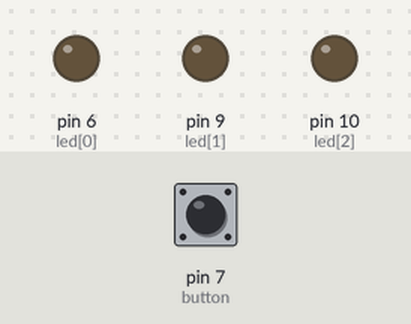
Simulated run of this sketch. Board: Arduino Uno, built with avr-gcc and run on an emulated ATmega328P. On the bench: output pins drawn as LEDs (lit = HIGH). Inputs (shaded band) come from the test bench; at power-on: pin 7 (button) LOW.

Above: at 1.2 s.
1.3 s: pin 7 (button) pulled HIGH for 1 s
At 2.5 s:
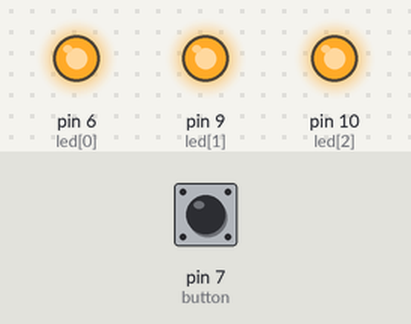
3.8 s: pin 7 (button) pulled HIGH for 0.15 s
At 5.0 s:
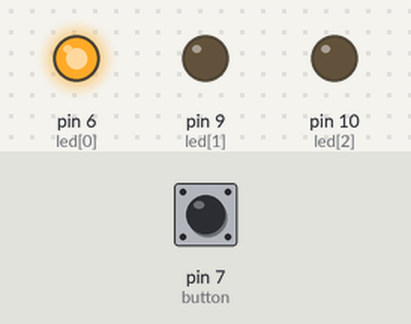
5.4 s: pin 7 (button) pulled HIGH for 3.2 s
At 9.3 s:
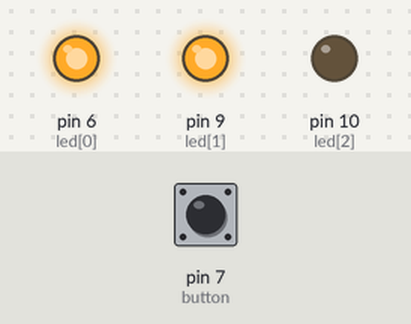
Timing chart, 0 to 10.8 s (numbered marks = the images above; inputs shaded):
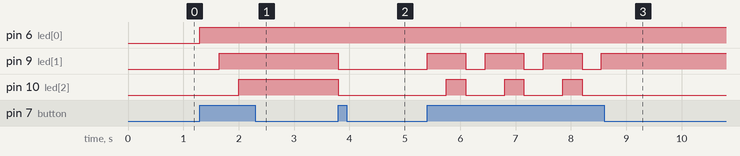

The sketch:

obo_LED.ino
```cpp
const int led[3] = { 6, 9, 10 };
const int button = 7;
int cnt = 0;

void setup() {
  // put your setup code here, to run once:
  for (int i = 0; i < 3; i++) {
    pinMode(led[i], OUTPUT);
  }
  pinMode(button, INPUT);
}

void loop() {
  // put your main code here, to run repeatedly:
  int buttonState = digitalRead(button);
  if (cnt == 4){
    digitalWrite(led[0], LOW);
    digitalWrite(led[1], LOW);
    digitalWrite(led[2], LOW);
    cnt = 0;
  }
  if (cnt == 3) {
    if (buttonState == HIGH) {
      digitalWrite(led[0], LOW);
      digitalWrite(led[1], LOW);
      digitalWrite(led[2], LOW);
      cnt++;
    }
  }
  if (cnt == 2 && buttonState == HIGH) {
    //digitalWrite(led[cnt - 1], LOW);
    digitalWrite(led[cnt], HIGH);
    delay(350);
    cnt++;
  }
  if (cnt == 1 && buttonState == HIGH) {
    //digitalWrite(led[cnt - 1], LOW);
    digitalWrite(led[cnt], HIGH);
    delay(350);
    cnt++;
  }
  if (cnt == 0 && buttonState == HIGH) {
    //digitalWrite(led[cnt + 2], LOW);
    digitalWrite(led[cnt], HIGH);
    delay(350);
    cnt++;
  }
}
```

Measured:
- after the input at 1.3 s, pin 6 (led[0]): LOW → HIGH at once; pin 9 (led[1]): LOW → HIGH after 0.35 s; pin 10 (led[2]): LOW → HIGH after 0.70 s
- after the input at 3.8 s, pin 9 (led[1]), pin 10 (led[2]): HIGH → LOW at once
- after the input at 5.4 s, pin 9 (led[1]): alternates HIGH for 0.70 s and LOW for 0.35 s, 7 changes in all, then stays HIGH, starting at once; pin 10 (led[2]): alternates HIGH for 0.35 s and LOW for 0.70 s, 6 changes in all, then stays LOW, starting after 0.35 s
